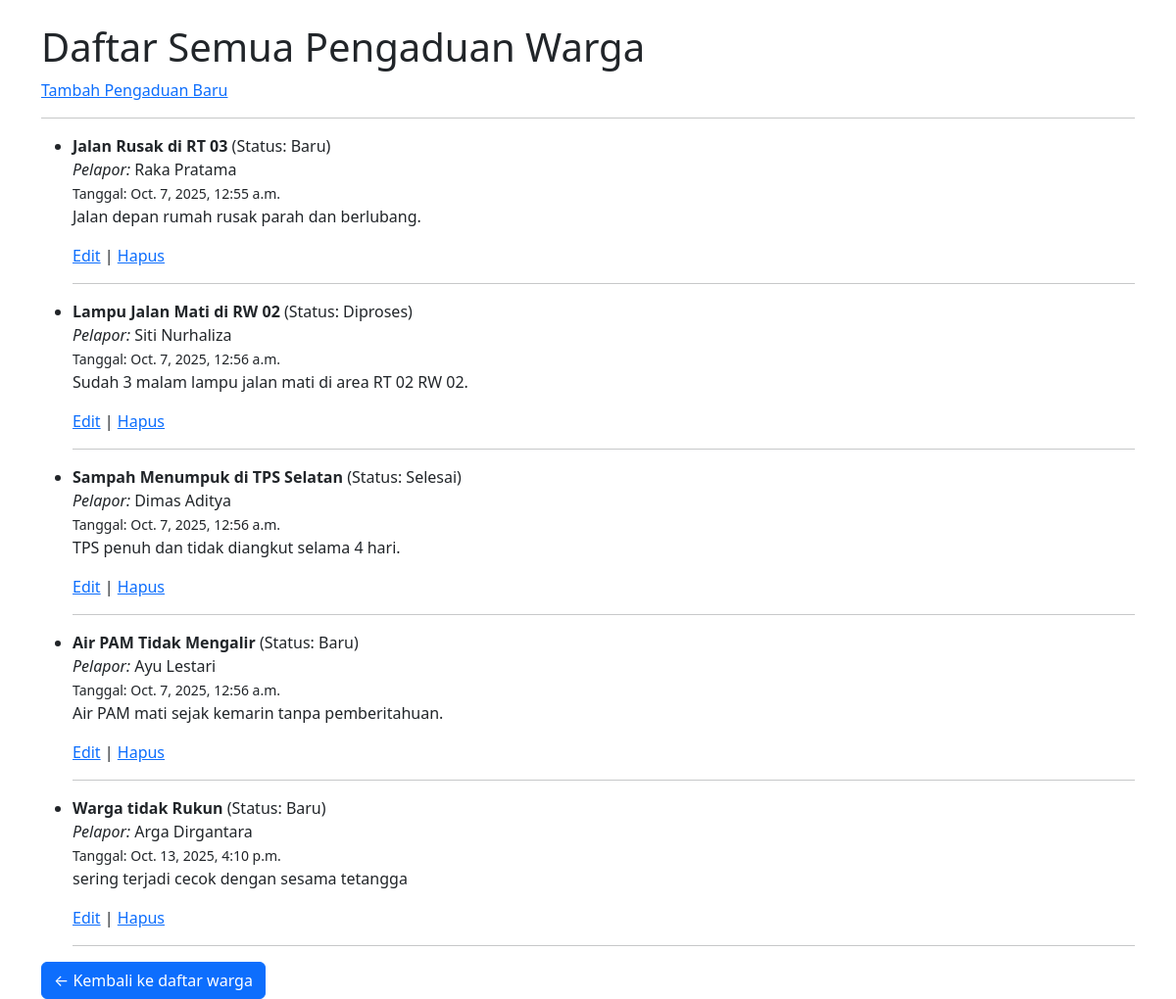
Before: /warga/pengaduan/ with the older database file.
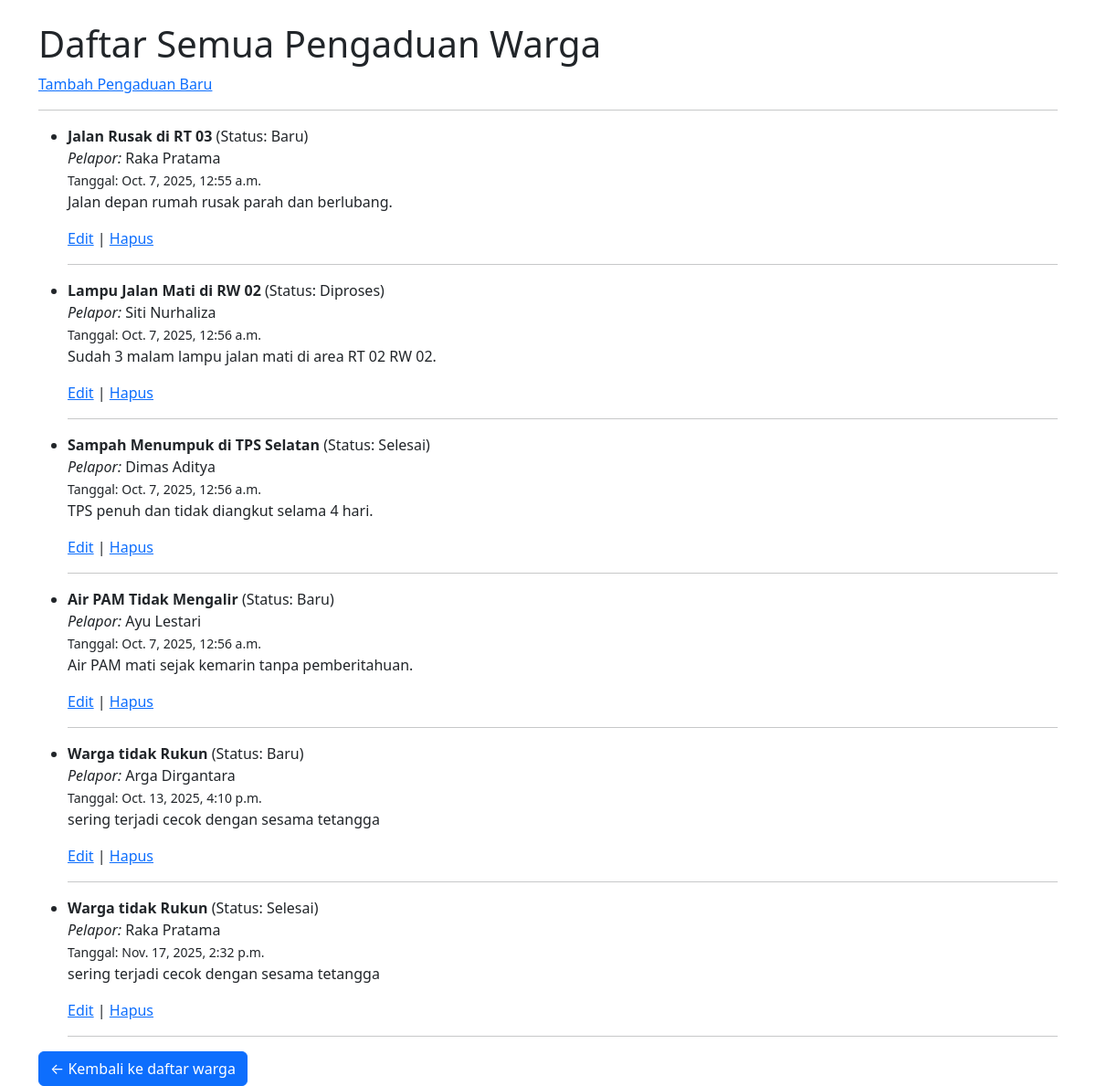
After: the same page with the newer database file.
### warga/models.py (models this page shows, shortened)
class Pengaduan(models.Model):
    STATUS_CHOICES = [
        ('BARU', 'Baru'),
        ('DIPROSES', 'Diproses'),
        ('SELESAI', 'Selesai'),
    ]
    judul = models.CharField(max_length=200)
    deskripsi = models.TextField()
    status = models.CharField(max_length=10, choices=STATUS_CHOICES, default='BARU')
    tanggal_lapor = models.DateTimeField(auto_now_add=True)
    pelapor = models.ForeignKey(Warga, on_delete=models.CASCADE, related_name='pengaduan')

class Warga(models.Model):
    nik = models.CharField(max_length=16, unique=True, verbose_name="Nomor Induk Kependudukan")
    nama_lengkap = models.CharField(max_length=100, verbose_name="Nama Lengkap")
    alamat = models.TextField(verbose_name="Alamat Tinggal")
    no_telepon = models.CharField(max_length=15, blank=True, verbose_name="Nomor Telepon")
    tanggal_registrasi = models.DateTimeField(auto_now_add=True)

### warga/views.py (the view)
# urls.py: path('pengaduan/', PengaduanListView.as_view(), name='pengaduan-list'),
class PengaduanListView(ListView):
    model = Pengaduan
    template_name = 'warga/pengaduan_list.html'
    context_object_name = 'pengaduan_list'

### warga/templates/warga/pengaduan_list.html (shortened to what this page needs)
<!DOCTYPE html>
<html>
<head>
    <link href="https://cdn.jsdelivr.net/npm/bootstrap@5.3.3/dist/css/bootstrap.min.css" rel="stylesheet">
</head>
<body class="container mt-4">
    <h1>Daftar Semua Pengaduan Warga</h1>
    <a href="{% url 'pengaduan-tambah' %}">Tambah Pengaduan Baru</a>
    <hr>
    <ul>
        {% for aduan in pengaduan_list %}
            <li>
                <strong>{{ aduan.judul }}</strong>
                (Status: {{ aduan.get_status_display }}) <br>
                <em>Pelapor:</em> {{ aduan.pelapor.nama_lengkap }} <br>
                <small>Tanggal: {{ aduan.tanggal_lapor }}</small>
                <p>{{ aduan.deskripsi }}</p>
            </li>
            <a href="{% url 'pengaduan-edit' aduan.pk %}">Edit</a> |
            <a href="{% url 'pengaduan-hapus' aduan.pk %}">Hapus</a>
            <hr>
        {% empty %}
            <li>Belum ada data pengaduan yang tercatat.</li>
        {% endfor %}
    </ul>
    <a class="btn btn-primary" href="{% url 'warga-list' %}">← Kembali ke daftar warga</a>
</body>
</html>

Changed rows visible on the page:
added Pengaduan: judul "Warga tidak Rukun", status "Selesai", pelapor.nama_lengkap "Raka Pratama", tanggal_lapor "Nov. 17, 2025, 2:32 p.m.", deskripsi "sering terjadi cecok dengan sesama tetangga"
